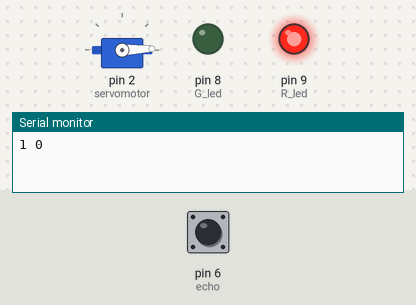
Bench run of a sketch on a simulated Arduino Uno, built with avr-gcc and run on an emulated ATmega328P. Parts: servo, output pins drawn as LEDs (lit = HIGH), the last lines printed to the serial monitor. The test bench sets the inputs (shaded band); at power-on: pin 6 (echo) LOW. Pins used as bus, display or sensor lines are not drawn.

Above: at 1.3 s.
1.4 s: pin 6 (echo) pulsed HIGH 5 times (0.12 s each, 0.3 s apart)
At 3.3 s:
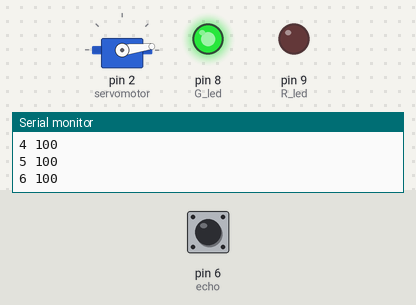
At 17.6 s:
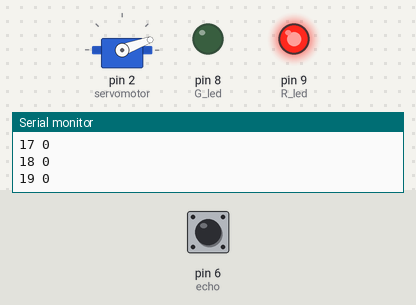
Timing chart, 0 to 19.3 s (numbered marks = the images above; inputs shaded):
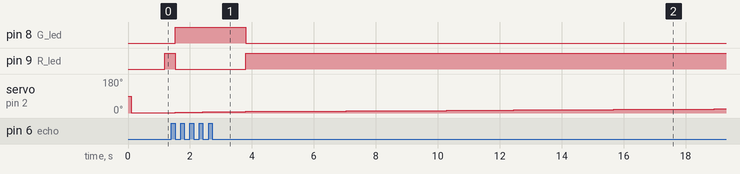

The sketch:

URSP_Arduino_Kod.ino
```cpp
/*
 *  Yıldıray KARACA USRS Projesi İçin Arduino Kodları.
 *  mail: yildiraykaraca@icloud.com
 *  github: https://github.com/yildiraykaraca
*/
#include <Servo.h>  //Serve Kütüphanesini Dahil Ettik.
Servo servomotor;  // Servo Motorumuza "myservo" adını verdik.

#define echo 6    //Echo pin
#define trigger 7 //Trigger pin

#define G_led 8 // Yeşil Ledi "G_led" Adında Tutturup 8. Pine Tanımladım.
#define R_led 9 // Kırmızı Ledi "R_led" Adında Tutturup 8. Pine Tanımladım.

int mesafe; // Uzaklığı Tutturabilmek için Oluşturduğum Değişken.
int derece;   // Açıyı Tutturabilmek için Oluşturduğum Değişken.

void setup() { // Yüklendiğinde

Serial.begin(9600); // Seri Haberleşmeyi Başlattım.

servomotor.attach(2); // Servonun Kurulumunu Belirttim.

pinMode(echo, INPUT );// Ultrasonik Sensörde Echo pini bir Giriş
pinMode(trigger, OUTPUT); // Ultrasonik Sensörde Trigger pini bir Çıktı

pinMode(R_led,OUTPUT); // Kırmızı Led Bir Çıkış
pinMode(G_led,OUTPUT); // Yeşil Led Bir Çıkış

delay(100); // 100ms Bekle
}


void loop() // Sonsuz Döngüde
{
for(derece=1; derece<180; derece+=1) // Açı 180 Derece Olana Kadar Açı Değerini 1 Arttır.
{
servomotor.write(derece);   // Açı Değerini Değişkene Yaz
delay(80); // 80MS Bekle
data();   // Veri
}

for(derece=180; derece>1; derece-=1) // Servoyu Eski Konumuna Döndür.
{
servomotor.write(derece);   // Açı Değerini Değişkene Yaz
delay(80);  // 80MS Bekle
data();    // Veri
}

}


void data()
{
digitalWrite(trigger, LOW); //Triggerı  Geçersiz Kırdık.
delayMicroseconds(2); //Programı Duraklat
digitalWrite(trigger, HIGH);  //Triggerı Aktif Ettik
delayMicroseconds(10); //Programı Duraklat
long time = pulseIn(echo, HIGH); // Hıgh Değerini Zamana Eşitle
mesafe = time / 28.5 / 2; // Mesafeyi Hesapladık

if(mesafe>100) // Eğer Uzaklık 100 Den Büyükse
{
 mesafe = 100; // Uzaklık = 100
}

if(mesafe>50) // Eğer Uzaklık 50 Den Büyükse
{
digitalWrite(G_led, HIGH); // LED'i Yak
digitalWrite(R_led, LOW); // LED'i Kapat
}
else //Değilse
{
digitalWrite(G_led, LOW); // LED'i Kapat
digitalWrite(R_led, HIGH); // LED'i Yak
}

Serial.print(derece); Serial.print( " "); Serial.println(mesafe);
}
```

Measured:
- after the input at 1.4 s, pin 8 (G_led): LOW → HIGH after 0.12 s, → LOW 2.3 s later; pin 9 (R_led): HIGH → LOW after 0.12 s, → HIGH 2.3 s later
